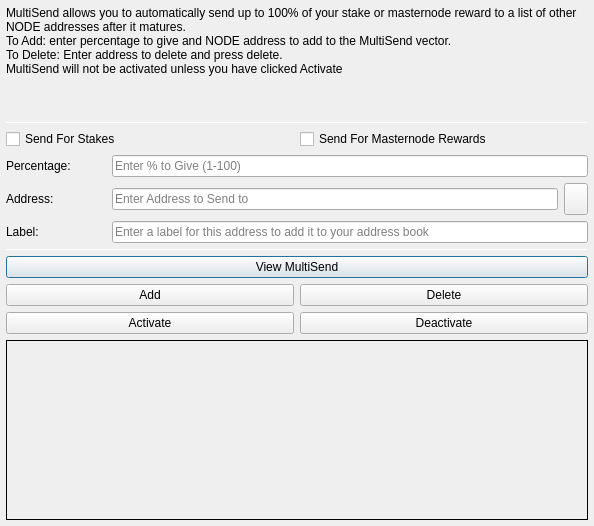
<?xml version="1.0" encoding="UTF-8"?>
<ui version="4.0">
 <class>MultiSendDialog</class>
 <widget class="QDialog" name="MultiSendDialog">
  <property name="windowModality">
   <enum>Qt::NonModal</enum>
  </property>
  <property name="geometry">
   <rect>
    <x>0</x>
    <y>0</y>
    <width>594</width>
    <height>526</height>
   </rect>
  </property>
  <property name="windowTitle">
   <string>MultiSend</string>
  </property>
  <layout class="QVBoxLayout" name="verticalLayout" stretch="0">
   <property name="leftMargin">
    <number>6</number>
   </property>
   <property name="topMargin">
    <number>6</number>
   </property>
   <property name="rightMargin">
    <number>6</number>
   </property>
   <property name="bottomMargin">
    <number>6</number>
   </property>
   <item>
    <layout class="QVBoxLayout" name="verticalLayout_Main" stretch="1,1,1,0,1,1,1">
     <item>
      <widget class="QLabel" name="label_2">
       <property name="lineWidth">
        <number>1</number>
       </property>
       <property name="text">
        <string>MultiSend allows you to automatically send up to 100% of your stake or masternode reward to a list of other NODE addresses after it matures.
To Add: enter percentage to give and NODE address to add to the MultiSend vector.
To Delete: Enter address to delete and press delete.
MultiSend will not be activated unless you have clicked Activate</string>
       </property>
       <property name="alignment">
        <set>Qt::AlignLeading|Qt::AlignLeft|Qt::AlignTop</set>
       </property>
       <property name="wordWrap">
        <bool>true</bool>
       </property>
      </widget>
     </item>
     <item>
      <widget class="Line" name="line">
       <property name="minimumSize">
        <size>
         <width>0</width>
         <height>1</height>
        </size>
       </property>
       <property name="maximumSize">
        <size>
         <width>16777215</width>
         <height>1</height>
        </size>
       </property>
       <property name="orientation">
        <enum>Qt::Horizontal</enum>
       </property>
      </widget>
     </item>
     <item>
      <layout class="QVBoxLayout" name="verticalLayout_Settings">
       <item>
        <layout class="QHBoxLayout" name="horizontalLayout">
         <item>
          <widget class="QCheckBox" name="multiSendStakeCheckBox">
           <property name="text">
            <string>Send For Stakes</string>
           </property>
          </widget>
         </item>
         <item>
          <widget class="QCheckBox" name="multiSendMasternodeCheckBox">
           <property name="text">
            <string>Send For Masternode Rewards</string>
           </property>
          </widget>
         </item>
        </layout>
       </item>
       <item>
        <layout class="QHBoxLayout" name="horizontalLayout_6">
         <item>
          <widget class="QLabel" name="label">
           <property name="minimumSize">
            <size>
             <width>100</width>
             <height>0</height>
            </size>
           </property>
           <property name="toolTip">
            <string>Percentage of stake to send</string>
           </property>
           <property name="text">
            <string>Percentage:</string>
           </property>
          </widget>
         </item>
         <item>
          <widget class="QLineEdit" name="multiSendPercentEdit">
           <property name="toolTip">
            <string>Enter whole numbers 1 - 100</string>
           </property>
           <property name="placeholderText">
            <string>Enter % to Give (1-100)</string>
           </property>
          </widget>
         </item>
        </layout>
       </item>
       <item>
        <layout class="QHBoxLayout" name="horizontalLayout_7">
         <item>
          <widget class="QLabel" name="label_5">
           <property name="minimumSize">
            <size>
             <width>100</width>
             <height>0</height>
            </size>
           </property>
           <property name="toolTip">
            <string>Address to send portion of stake to</string>
           </property>
           <property name="text">
            <string>Address:</string>
           </property>
          </widget>
         </item>
         <item>
          <widget class="QLineEdit" name="multiSendAddressEdit">
           <property name="toolTip">
            <string/>
           </property>
           <property name="placeholderText">
            <string>Enter Address to Send to</string>
           </property>
          </widget>
         </item>
         <item>
          <widget class="QToolButton" name="addressBookButton">
           <property name="maximumSize">
            <size>
             <width>16777215</width>
             <height>32</height>
            </size>
           </property>
           <property name="toolTip">
            <string>Choose an address from the address book</string>
           </property>
           <property name="text">
            <string/>
           </property>
           <property name="icon">
            <iconset resource="../nodehost.qrc">
             <normaloff>:/icons/address-book</normaloff>:/icons/address-book</iconset>
           </property>
           <property name="shortcut">
            <string>Alt+A</string>
           </property>
          </widget>
         </item>
        </layout>
       </item>
      </layout>
     </item>
     <item>
      <layout class="QHBoxLayout" name="horizontalLayout_3">
       <item>
        <widget class="QLabel" name="label_3">
         <property name="minimumSize">
          <size>
           <width>100</width>
           <height>0</height>
          </size>
         </property>
         <property name="text">
          <string>Label:</string>
         </property>
        </widget>
       </item>
       <item>
        <widget class="QLineEdit" name="labelAddressLabelEdit">
         <property name="placeholderText">
          <string>Enter a label for this address to add it to your address book</string>
         </property>
        </widget>
       </item>
      </layout>
     </item>
     <item>
      <widget class="Line" name="line_2">
       <property name="minimumSize">
        <size>
         <width>0</width>
         <height>1</height>
        </size>
       </property>
       <property name="maximumSize">
        <size>
         <width>16777215</width>
         <height>1</height>
        </size>
       </property>
       <property name="orientation">
        <enum>Qt::Horizontal</enum>
       </property>
      </widget>
     </item>
     <item>
      <layout class="QVBoxLayout" name="verticalLayout_Buttons">
       <item>
        <layout class="QHBoxLayout" name="horizontalLayout_4">
         <item>
          <widget class="QPushButton" name="viewButton">
           <property name="toolTip">
            <string/>
           </property>
           <property name="statusTip">
            <string>View MultiSend Vector</string>
           </property>
           <property name="text">
            <string>View MultiSend</string>
           </property>
          </widget>
         </item>
        </layout>
       </item>
       <item>
        <layout class="QHBoxLayout" name="horizontalLayout_2">
         <item>
          <widget class="QPushButton" name="addButton">
           <property name="toolTip">
            <string/>
           </property>
           <property name="statusTip">
            <string>Add to MultiSend Vector</string>
           </property>
           <property name="text">
            <string>Add</string>
           </property>
          </widget>
         </item>
         <item>
          <widget class="QPushButton" name="deleteButton">
           <property name="toolTip">
            <string/>
           </property>
           <property name="statusTip">
            <string>Delete Address From MultiSend Vector</string>
           </property>
           <property name="text">
            <string>Delete</string>
           </property>
          </widget>
         </item>
        </layout>
       </item>
       <item>
        <layout class="QHBoxLayout" name="horizontalLayout_5">
         <item>
          <widget class="QPushButton" name="activateButton">
           <property name="statusTip">
            <string>Activate MultiSend</string>
           </property>
           <property name="text">
            <string>Activate</string>
           </property>
          </widget>
         </item>
         <item>
          <widget class="QPushButton" name="disableButton">
           <property name="statusTip">
            <string>Deactivate MultiSend</string>
           </property>
           <property name="text">
            <string>Deactivate</string>
           </property>
          </widget>
         </item>
        </layout>
       </item>
      </layout>
     </item>
     <item>
      <widget class="QLabel" name="message">
       <property name="minimumSize">
        <size>
         <width>0</width>
         <height>180</height>
        </size>
       </property>
       <property name="frameShape">
        <enum>QFrame::Panel</enum>
       </property>
       <property name="frameShadow">
        <enum>QFrame::Plain</enum>
       </property>
       <property name="lineWidth">
        <number>1</number>
       </property>
       <property name="midLineWidth">
        <number>1</number>
       </property>
       <property name="text">
        <string/>
       </property>
       <property name="alignment">
        <set>Qt::AlignLeading|Qt::AlignLeft|Qt::AlignTop</set>
       </property>
       <property name="wordWrap">
        <bool>true</bool>
       </property>
      </widget>
     </item>
    </layout>
   </item>
  </layout>
 </widget>
 <resources>
  <include location="../nodehost.qrc"/>
 </resources>
 <connections/>
</ui>
